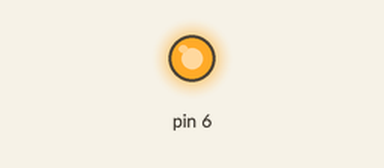
This sketch was run on a simulated Arduino Uno, built with avr-gcc and run on an emulated ATmega328P. Shown: output pins drawn as LEDs (lit = HIGH).

Above: at 0.5 s.
At 8.0 s:
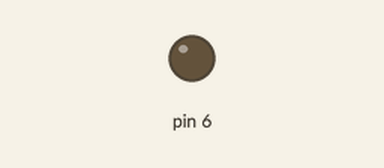
Timing chart, 0 to 14.3 s (numbered marks = the images above):
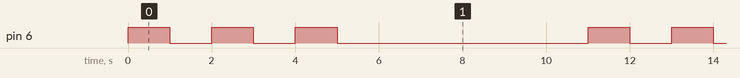

The sketch:

10_16520216_01c.ino
```cpp
void setup() {
  pinMode(6, OUTPUT);
}

void loop() {
  for(int counter = 0; counter <3; counter++) { // mengulang sebanyak 3 kali
    digitalWrite(6, HIGH);
    delay(1000); // menunggu selama 1 detik
    digitalWrite(6, LOW);
    delay(1000); // menunggu selama 1 detik
  }
  delay(5000); // menunggu selama 5 detik
}
```

Measured:
- by itself, pin 6: repeats every 11.0 s: 2 × (LOW 1.0 s, HIGH 1.0 s), LOW 6.0 s, HIGH 1.0 s
- by itself, everything shown: repeats every 11.0 s, in 6 steps
